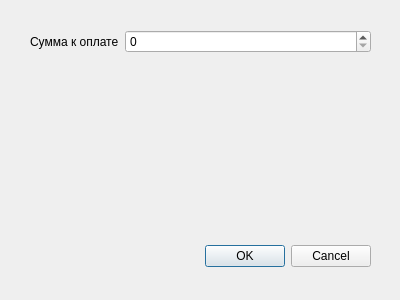
<?xml version="1.0" encoding="UTF-8"?>
<ui version="4.0">
 <class>Dialog</class>
 <widget class="QDialog" name="Dialog">
  <property name="geometry">
   <rect>
    <x>0</x>
    <y>0</y>
    <width>400</width>
    <height>300</height>
   </rect>
  </property>
  <property name="windowTitle">
   <string>Расчет электроэнергии Андреевская 61А</string>
  </property>
  <widget class="QDialogButtonBox" name="buttonBox">
   <property name="geometry">
    <rect>
     <x>30</x>
     <y>240</y>
     <width>341</width>
     <height>32</height>
    </rect>
   </property>
   <property name="orientation">
    <enum>Qt::Horizontal</enum>
   </property>
   <property name="standardButtons">
    <set>QDialogButtonBox::Cancel|QDialogButtonBox::Ok</set>
   </property>
  </widget>
  <widget class="QWidget" name="formLayoutWidget">
   <property name="geometry">
    <rect>
     <x>30</x>
     <y>30</y>
     <width>341</width>
     <height>171</height>
    </rect>
   </property>
   <layout class="QFormLayout" name="formLayout">
    <item row="0" column="0">
     <widget class="QLabel" name="label">
      <property name="text">
       <string>Сумма к оплате</string>
      </property>
     </widget>
    </item>
    <item row="0" column="1">
     <widget class="QSpinBox" name="spinBox">
      <property name="maximum">
       <number>99999</number>
      </property>
     </widget>
    </item>
   </layout>
  </widget>
 </widget>
 <resources/>
 <connections>
  <connection>
   <sender>buttonBox</sender>
   <signal>accepted()</signal>
   <receiver>Dialog</receiver>
   <slot>accept()</slot>
   <hints>
    <hint type="sourcelabel">
     <x>248</x>
     <y>254</y>
    </hint>
    <hint type="destinationlabel">
     <x>157</x>
     <y>274</y>
    </hint>
   </hints>
  </connection>
  <connection>
   <sender>buttonBox</sender>
   <signal>rejected()</signal>
   <receiver>Dialog</receiver>
   <slot>reject()</slot>
   <hints>
    <hint type="sourcelabel">
     <x>316</x>
     <y>260</y>
    </hint>
    <hint type="destinationlabel">
     <x>286</x>
     <y>274</y>
    </hint>
   </hints>
  </connection>
 </connections>
</ui>
